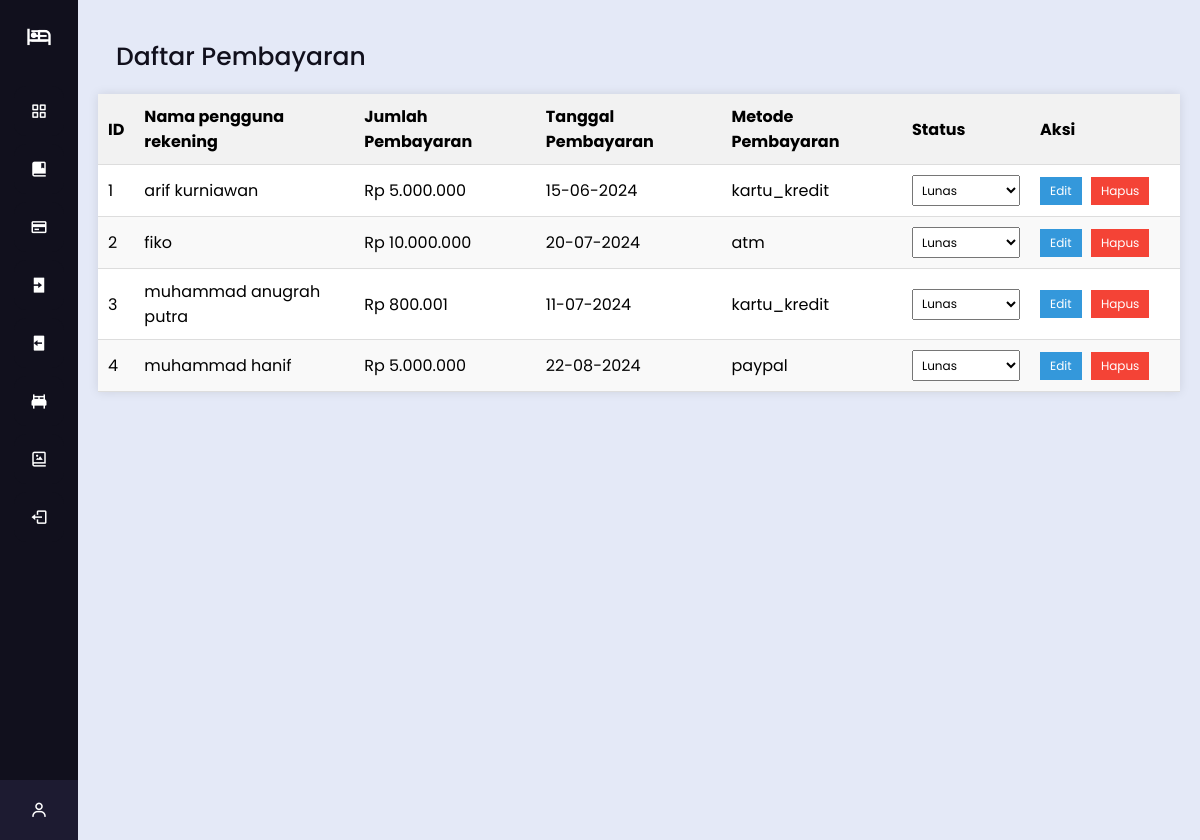
Screenshot of /admin/proses_bayar.php with the database file from the repository.
### tables this page shows
CREATE TABLE `pembayaran` (
  `id` int(11) NOT NULL,
  `nama_pemilik` varchar(133) NOT NULL,
  `jml_bayar` decimal(10,2) NOT NULL,
  `tanggal_bayar` date NOT NULL,
  `metode_bayar` varchar(222) NOT NULL,
  `status_bayar` varchar(333) NOT NULL
);

### admin/proses_bayar.php (the view, shortened to what this page needs)
<?php
require 'header.php';
require 'footer.php';
$servername = "localhost";
$username = "root";
$password = "";
$dbname = "hotel";
$conn = new mysqli($servername, $username, $password, $dbname);
$sql_select = "SELECT id, nama_pemilik, jml_bayar, tanggal_bayar, metode_bayar, status_bayar FROM pembayaran ORDER BY STR_TO_DATE(tanggal_bayar, '%d-%m-%Y')";
$result = $conn->query($sql_select);
?>
<!DOCTYPE html>
<html lang="id">
<head>
</head>
<body>
    <section class="home-section">
        <div class="text">Daftar Pembayaran</div>
        <table>
            <thead>
                <tr>
                    <th>ID</th>
                    <th>Nama pengguna rekening</th>
                    <th>Jumlah Pembayaran</th>
                    <th>Tanggal Pembayaran</th>
                    <th>Metode Pembayaran</th>
                    <th>Status</th>
                    <th class="action-column">Aksi</th>
                </tr>
            </thead>
            <tbody>
                <?php
                if ($result->num_rows > 0) {
                    $counter = 1;
                    while($row = $result->fetch_assoc()) {
                        echo "<tr>
                                <td>" . $counter . "</td>
                                <td>" . htmlspecialchars($row['nama_pemilik'], ENT_QUOTES) . "</td>
                                <td>" . 'Rp ' . number_format($row['jml_bayar'], 0, ',', '.') . "</td>
                                <td>" . date('d-m-Y', strtotime($row['tanggal_bayar'])) . "</td>
                                <td>" . htmlspecialchars($row['metode_bayar'], ENT_QUOTES) . "</td>
                                <td>
                                    <form method='POST' action=''>
                                        <input type='hidden' name='update_id' value='" . htmlspecialchars($row['id'], ENT_QUOTES) . "'>
                                        <select name='status_bayar' onchange='this.form.submit()'>
                                            <option value='Lunas'" . ($row['status_bayar'] == 'Lunas' ? ' selected' : '') . ">Lunas</option>
                                            <option value='belom Lunas'" . ($row['status_bayar'] == 'belom Lunas' ? ' selected' : '') . ">Belum Lunas</option>
                                        </select>
                                    </form>
                                </td>
                                <td class='action-column'>
                                    <div class='action-buttons'>
                                        <form action='edit_pembayaran.php' method='GET'>
                                            <input type='hidden' name='edit_id' value='" . htmlspecialchars($row['id'], ENT_QUOTES) . "'>
                                            <button type='submit' class='edit-button'>Edit</button>
                                        </form>
                                        <form method='POST' action='' onsubmit=\"return confirm('Apakah Anda Yakin?');\">
                                            <input type='hidden' name='delete_id' value='" . htmlspecialchars($row['id'], ENT_QUOTES) . "'>
                                            <button type='submit' class='delete-button'>Hapus</button>
                                        </form>
                                    </div>
                                </td>
                            </tr>";
                        $counter++;
                    }
                } else {
                    echo "<tr><td colspan='7'>Tidak ada data pembayaran</td></tr>";
                }
                ?>
            </tbody>
        </table>
    </section>
</body>
</html>

### admin/css/style.css (style rules this page uses)
* { margin: 0; padding: 0; box-sizing: border-box; font-family: "Poppins" , sans-serif; }
.home-section { position: relative; background: #E4E9F7; min-height: 100vh; top: 0; left: 78px; width: calc(100% - 78px); transition: all 0.5s ease; z-index: 2; }
.home-section .text { display: inline-block; color: #11101d; font-size: 25px; font-weight: 500; margin: 18px }

### admin/proses_bayar.php (style rules this page uses)
body { font-family: Arial, sans-serif; background-color: #E4E9F7; margin: 20px; }
table { width: 100%; border-collapse: collapse; background-color: #fff; box-shadow: 0 0 10px rgba(0, 0, 0, 0.1); }
table th, table td { padding: 10px; text-align: left; border-bottom: 1px solid #ddd; }
table th { background-color: #f2f2f2; }
table tr:nth-child(even) { background-color: #f9f9f9; }
select { padding: 5px; font-size: 12px; }
.action-column { width: 150px; }
.action-column form { display: inline-block; }
.edit-button, .delete-button { padding: 5px 10px; font-size: 12px; cursor: pointer; border: none; outline: none; text-decoration: none; display: inline-block; margin-right: 5px; vertical-align: middle; }
.edit-button { background-color: #3498db; color: white; }
.delete-button { background-color: #f44336; color: white; }
.action-buttons { white-space: nowrap; }

### rows the page displays
pembayaran: nama_pemilik "arif kurniawan", jml_bayar "5.000.000", tanggal_bayar "15-06-2024", metode_bayar "kartu_kredit", status_bayar "Lunas"
pembayaran: nama_pemilik "fiko", jml_bayar "10.000.000", tanggal_bayar "20-07-2024", metode_bayar "atm", status_bayar "Lunas"
pembayaran: nama_pemilik "muhammad anugrah putra", jml_bayar "800.001", tanggal_bayar "11-07-2024", metode_bayar "kartu_kredit", status_bayar "Lunas"
pembayaran: nama_pemilik "muhammad hanif", jml_bayar "5.000.000", tanggal_bayar "22-08-2024", metode_bayar "paypal"
